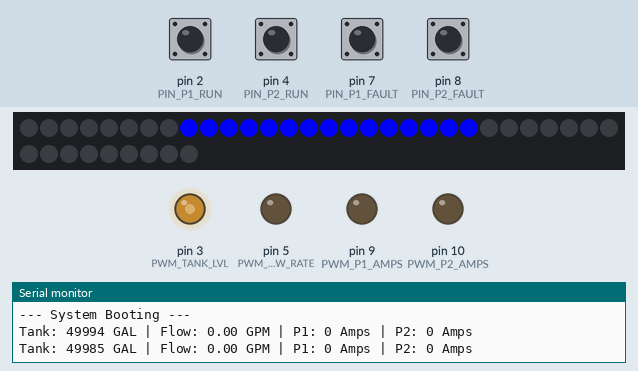
The sketch below on a simulated Arduino Uno, built with avr-gcc and run on an emulated ATmega328P. Shown: 39 RGB LEDs in strip order, left to right, continuing on the next row, output pins drawn as LEDs (lit = HIGH), the last lines printed to the serial monitor. The inputs (shaded band) are chosen by the test bench; at power-on: pin 2 (PIN_P1_RUN), pin 4 (PIN_P2_RUN), pin 7 (PIN_P1_FAULT), pin 8 (PIN_P2_FAULT) HIGH. Random numbers use the default seed unless the sketch sets one.

Above: at 2.2 s.
2.3 s: pin 2 (PIN_P1_RUN) pulled LOW for 1 s
At 3.21 s:
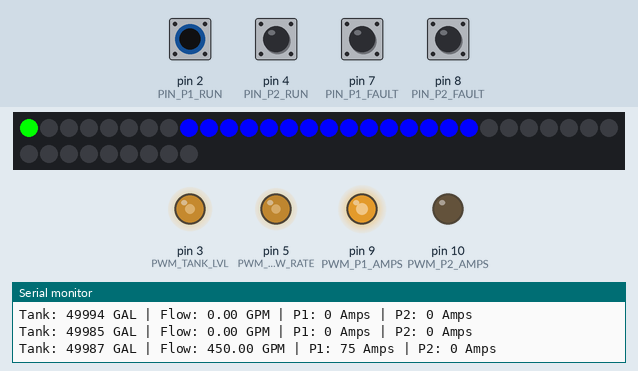
5.5 s: pin 7 (PIN_P1_FAULT) pulled LOW for 1 s
At 6.02 s:
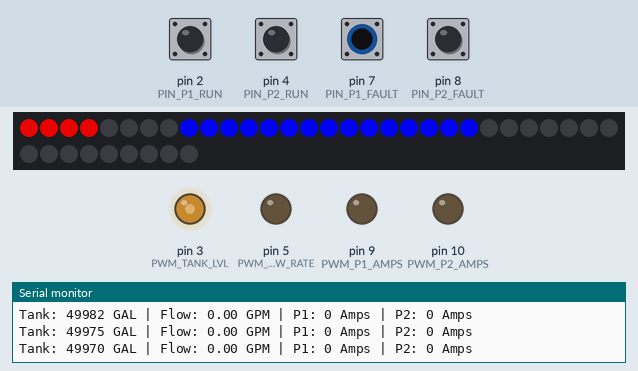
8.1 s: pin 4 (PIN_P2_RUN) pulled LOW for 1 s
At 9.8 s:
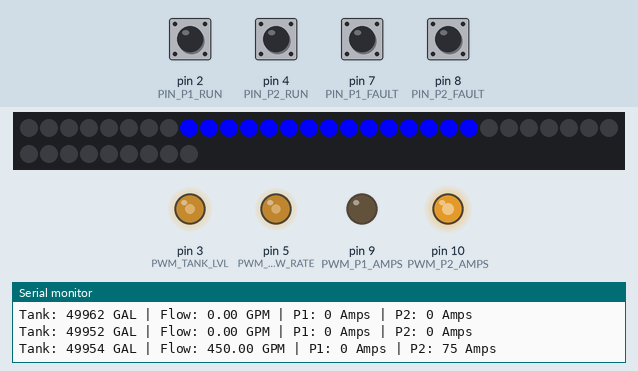
11.5 s: pin 8 (PIN_P2_FAULT) pulled LOW for 1 s
At 12.02 s:
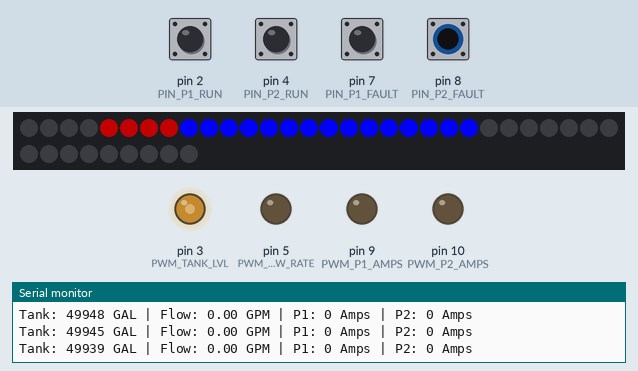
14.0 s: pin 7 (PIN_P1_FAULT) pulled LOW for 1 s
At 14.82 s:
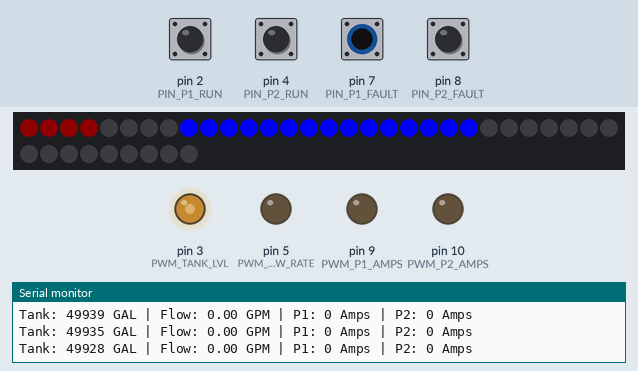
16.5 s: pin 8 (PIN_P2_FAULT) pulled LOW for 1 s
At 16.82 s:
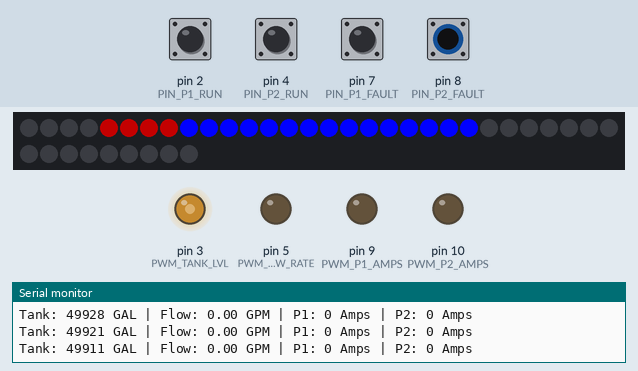
Timing chart, 0 to 37.5 s (numbered marks = the images above; inputs shaded):
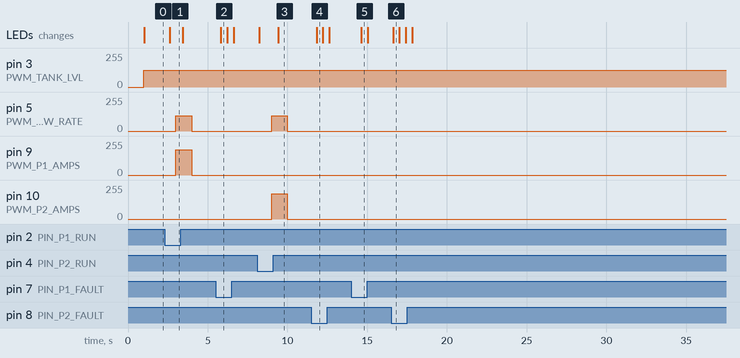

Measured:
- after the input at 2.3 s, pin 5 (PWM_FLOW_RATE): 0/255 → 114/255 after 0.70 s, → 0/255 1.0 s later; pin 9 (PWM_P1_AMPS): 0/255 → 191/255 after 0.70 s, → 0/255 1.0 s later; the LEDs: change after 0.32 s (image 1)
- after the input at 5.5 s, the LEDs: change after 0.32 s (image 2)
- after the input at 8.1 s, pin 5 (PWM_FLOW_RATE): 0/255 → 114/255 after 0.90 s, → 0/255 1.0 s later; pin 10 (PWM_P2_AMPS): 0/255 → 191/255 after 0.90 s, → 0/255 1.0 s later; the LEDs: first change after 0.12 s (image 3 shows a later state)
- after the input at 11.5 s, the LEDs: change after 0.32 s (image 4)
- after the input at 14.0 s, the LEDs: change after 0.62 s (image 5)
- after the input at 16.5 s, the LEDs: change after 0.12 s (image 6)

The sketch:

HighTide_DemoCase1.00.ino
```cpp
#include <Adafruit_NeoPixel.h>

// --- CONFIGURABLE PARAMETERS ---
const unsigned long TANK_CAPACITY = 100000;
const int PUMP_FLOW_SINGLE = 450;
const int PUMP_FLOW_DUAL   = 350; // Per pump when both are on
const int PUMP_AMPS_SINGLE = 75;
const int PUMP_AMPS_DUAL   = 65;  // Per pump when both are on

// --- PIN ASSIGNMENTS ---
const int PIN_NEOPIXEL = 6;
const int PIN_P1_RUN   = 2;   // Digital In (Pull-up)
const int PIN_P2_RUN   = 4;   // Digital In (Pull-up)
const int PIN_P1_FAULT = 7;   // Digital In (Pull-up)
const int PIN_P2_FAULT = 8;   // Digital In (Pull-up)

const int PWM_TANK_LVL = 3;   // Analog Out (0-5V)
const int PWM_FLOW_RATE = 5;  // Analog Out (0-5V)
const int PWM_P1_AMPS  = 9;   // Analog Out (0-5V)
const int PWM_P2_AMPS  = 10;  // Analog Out (0-5V)

// --- OBJECTS & VARIABLES ---
Adafruit_NeoPixel strip(39, PIN_NEOPIXEL, NEO_GRB + NEO_KHZ800);

float currentGallons = 50000; // Start half full
int currentDrain = 300;
unsigned long lastUpdate = 0;
int animationFrame = 0;
int fadeValue = 0;
bool fadeDirection = true;

void setup() {
  Serial.begin(9600);
  delay(1000); // Give the serial port time to open
  Serial.println("--- System Booting ---");

  strip.begin();
  strip.show();

  pinMode(PIN_P1_RUN, INPUT_PULLUP);
  pinMode(PIN_P2_RUN, INPUT_PULLUP);
  pinMode(PIN_P1_FAULT, INPUT_PULLUP);
  pinMode(PIN_P2_FAULT, INPUT_PULLUP);
}

void loop() {
  // 1. READ INPUTS (Active Low due to Pull-ups)
  bool p1Run = !digitalRead(PIN_P1_RUN);
  bool p2Run = !digitalRead(PIN_P2_RUN);
  bool p1Fail = !digitalRead(PIN_P1_FAULT);
  bool p2Fail = !digitalRead(PIN_P2_FAULT);

// 2. PHYSICS LOGIC (Runs exactly once per second)
  if (millis() - lastUpdate >= 1000) {
    lastUpdate = millis();

    // Calculate current drain for this second
    currentDrain = random(100, 601);

    // Calculate pump inflows for this second
    float p1Inflow = (p1Run && !p1Fail) ? ((p2Run && !p2Fail) ? PUMP_FLOW_DUAL : PUMP_FLOW_SINGLE) : 0;
    float p2Inflow = (p2Run && !p2Fail) ? ((p1Run && !p1Fail) ? PUMP_FLOW_DUAL : PUMP_FLOW_SINGLE) : 0;

    // Update Tank: (Inflow - Outflow) / 60 because GPM is per MINUTE, and we are updating per SECOND
    float netChangePerSecond = ((p1Inflow + p2Inflow) - currentDrain) / 60.0;

    currentGallons += netChangePerSecond;
    currentGallons = constrain(currentGallons, 0, TANK_CAPACITY);

    // Update Analog Outputs (0-255 for PWM)
    analogWrite(PWM_TANK_LVL, map(currentGallons, 0, TANK_CAPACITY, 0, 255));
    analogWrite(PWM_FLOW_RATE, map(p1Inflow + p2Inflow, 0, 1000, 0, 255));

    int p1A = (p1Run && !p1Fail) ? ((p2Run && !p2Fail) ? PUMP_AMPS_DUAL : PUMP_AMPS_SINGLE) : 0;
    int p2A = (p2Run && !p2Fail) ? ((p1Run && !p1Fail) ? PUMP_AMPS_DUAL : PUMP_AMPS_SINGLE) : 0;
    analogWrite(PWM_P1_AMPS, map(p1A, 0, 100, 0, 255));
    analogWrite(PWM_P2_AMPS, map(p2A, 0, 100, 0, 255));

    // SERIAL TELEMETRY
    Serial.print("Tank: "); Serial.print(currentGallons, 0); Serial.print(" GAL | ");
    Serial.print("Flow: "); Serial.print(p1Inflow + p2Inflow); Serial.print(" GPM | ");
    Serial.print("P1: "); Serial.print(p1A); Serial.print(" Amps | ");
    Serial.print("P2: "); Serial.print(p2A); Serial.println(" Amps");
  }

  // 3. LED ANIMATIONS
  updateLEDs(p1Run, p1Fail, p2Run, p2Fail);
}

void updateLEDs(bool r1, bool f1, bool r2, bool f2) {
  static unsigned long lastAnim = 0;

  // Changed from 100 to 400 for 1/4 speed
  if (millis() - lastAnim < 400) return;

  lastAnim = millis();

  // Fade logic for faults
  if (fadeDirection) fadeValue += 15; else fadeValue -= 15;
  if (fadeValue >= 255 || fadeValue <= 0) fadeDirection = !fadeDirection;

  strip.clear();

  // Pump 1 (0-3)
  for (int i = 0; i < 4; i++) {
    if (f1) strip.setPixelColor(i, strip.Color(fadeValue, 0, 0)); // Red Fade
    else if (r1 && i == animationFrame) strip.setPixelColor(i, strip.Color(0, 255, 0)); // Green Chase
  }

  // Pump 2 (4-7)
  for (int i = 4; i < 8; i++) {
    if (f2) strip.setPixelColor(i, strip.Color(fadeValue, 0, 0));
    else if (r2 && (i - 4) == animationFrame) strip.setPixelColor(i, strip.Color(0, 255, 0));
  }

  // Tank Level (8-38)
  int numTankLeds = map(currentGallons, 0, TANK_CAPACITY, 0, 31);
  for (int i = 0; i < numTankLeds; i++) {
    strip.setPixelColor(i + 8, strip.Color(0, 0, 255)); // Blue
  }

  strip.show();
}
```
